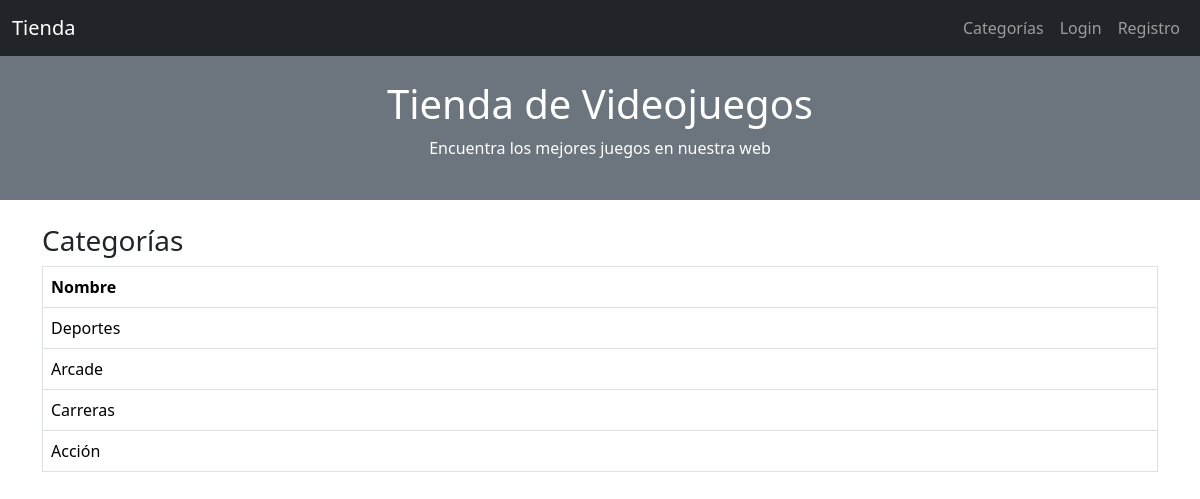
Screenshot of /categorias with the database file from the repository.
### aplicacion/models.py (models this page shows, shortened)
class Categoria(db.Model):
    __tablename__ = "categorias"
    id = db.Column(db.Integer, primary_key=True)
    nombre = db.Column(db.String(100), nullable=False)
    articulos = db.relationship(
        "Articulo",
        backref="categoria",
        cascade="all, delete-orphan",
        lazy=True
    )

### aplicacion/app.py (the view)
@app.route("/categorias")
def categorias():
    categorias = Categoria.query.all()
    return render_template("categorias.html", categorias=categorias)

### aplicacion/app.py (called while the page is built)
@app.context_processor
def contar_carrito():
    if not current_user.is_authenticated:
        return dict(num_articulos=0)
    try:
        datos = json.loads(request.cookies.get(str(current_user.id)))
        return dict(num_articulos=len(datos))
    except:
        return dict(num_articulos=0)

### aplicacion/templates/categorias.html (shortened to what this page needs)
{% extends "base2.html" %}
{% block contenido %}
<div class="container">
    <h3>Categorías</h3>
    <table class="table table-bordered">
        <tr>
            <th>Nombre</th>
        </tr>
        {% for cat in categorias %}
        <tr>
            <td>{{ cat.nombre }}</td>
        </tr>
        {% endfor %}
    </table>
</div>
{% endblock %}

### rows the page displays
Categoria: nombre "Deportes"
Categoria: nombre "Arcade"
Categoria: nombre "Carreras"
Categoria: nombre "Acción"
